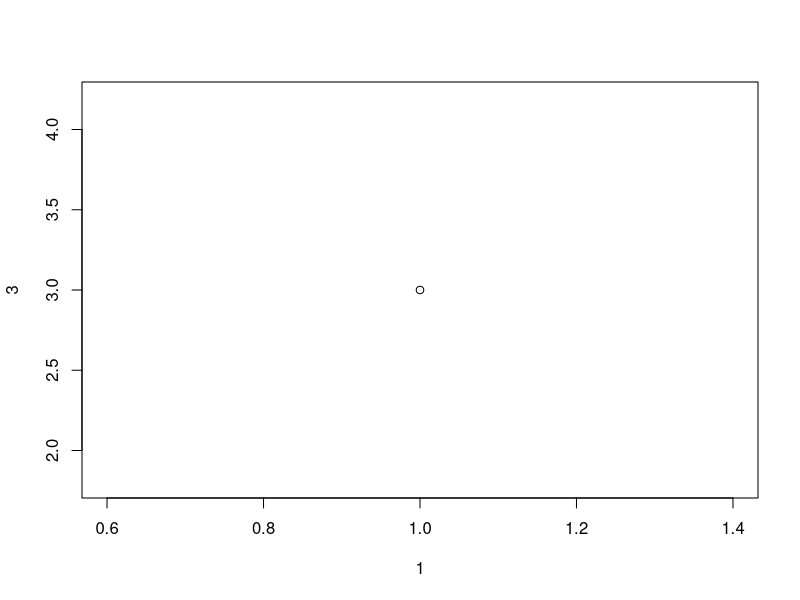
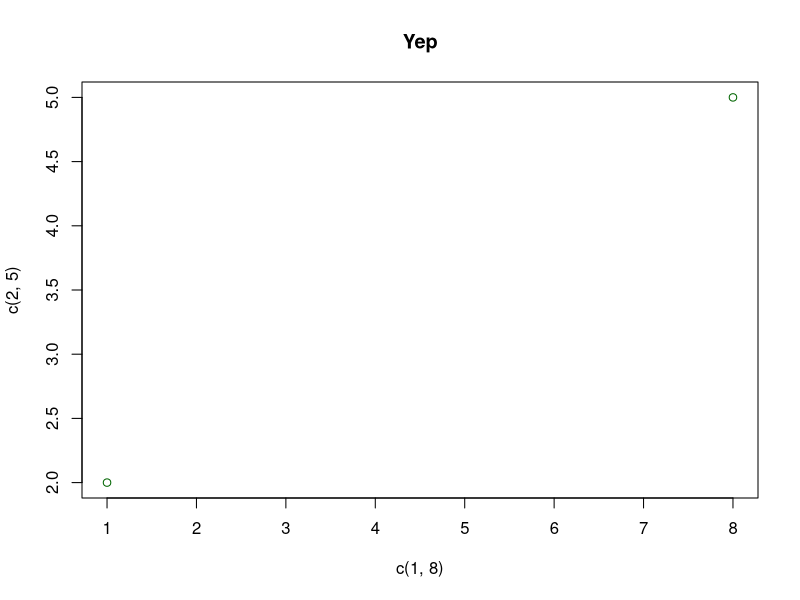
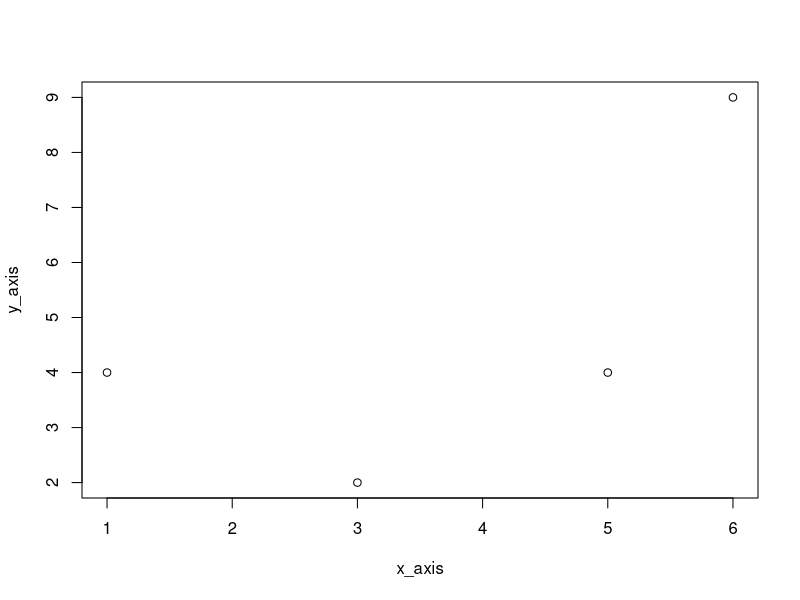
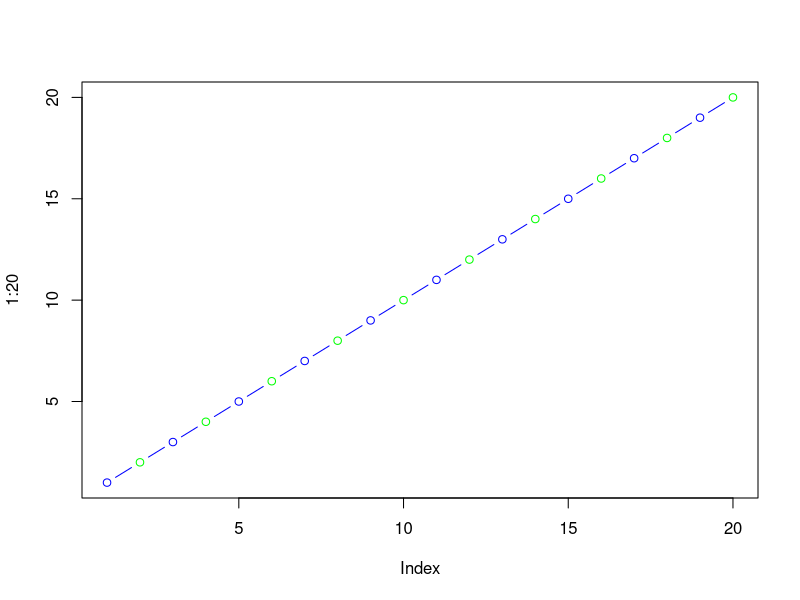
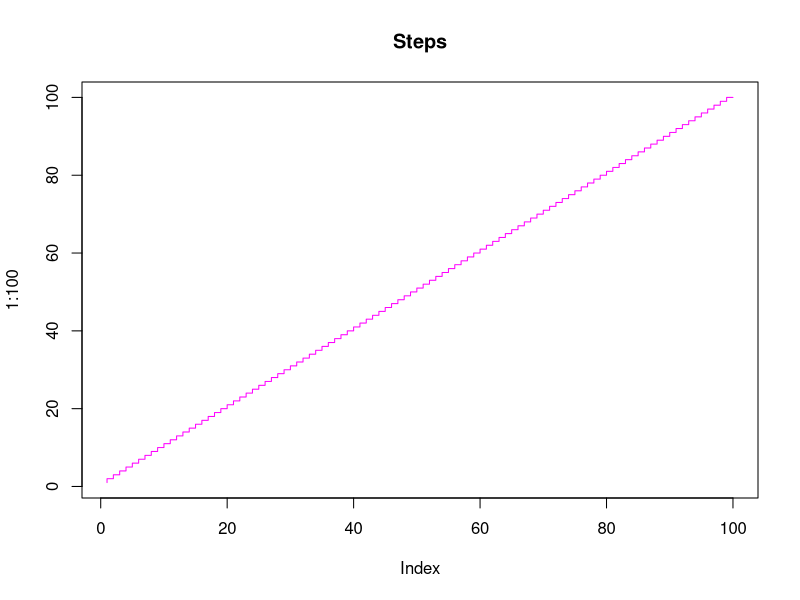
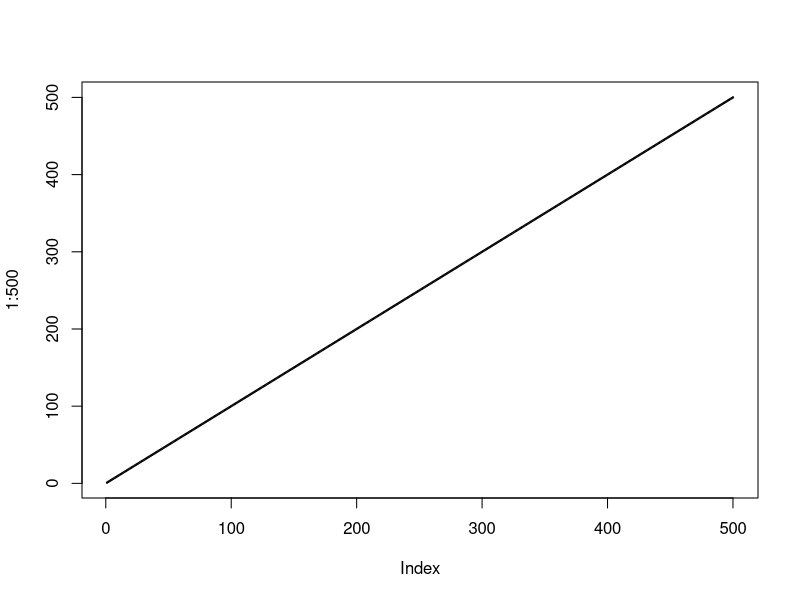

Source code (R) for these figures, in order:
# plot function
# parameter 1 takes x-axis and 2 takes y-axis
plot(1, 3)

#to draw more points, use a vector
plot(c(1, 8), c(2, 5), main = "Yep", col = "darkgreen", )

#better to declare with variables
x_axis <- c(1, 3, 5, 6)
y_axis <- c(4, 2, 4, 9)

plot(x_axis, y_axis)

#delcare with a sequence and a line
plot(1:20, type = "b", col = c("blue", "green"))

# use different types of graph
plot(1:100, type = "S", col = "magenta", main = "Steps")

# use cex to change size of points
plot(1:500, cex=0.2, xlim = )
